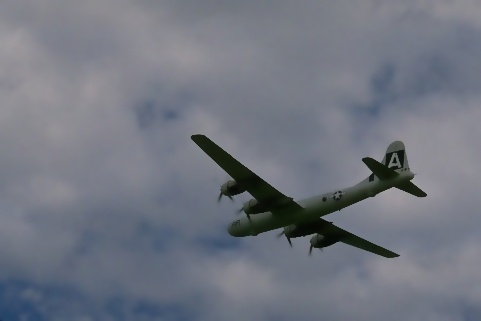
#> input picture 1.jpg, 481 x 321 px; its folder holds 4 pictures in this run
$ python addAndSub.py
#> lines starting #> are read from the running program, lines starting #| are printed output that depends on the picture
import cv2
from tkinter import filedialog, Tk

Tk().withdraw()

# Select two images
img1 = cv2.imread(filedialog.askopenfilename(title="Select First Image"))
#> the answer given: 1.jpg
#> img1 is the input picture: shape (321, 481, 3); mean B, G, R 128.7, 117.8, 113.3
img2 = cv2.imread(filedialog.askopenfilename(title="Select Second Image"))
#> the answer given: 5.jpg
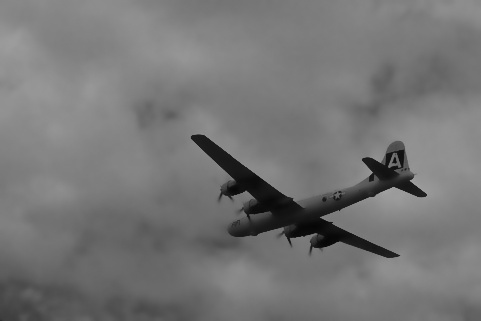
#> input picture 5.jpg, 481 x 321 px
#> img2 is the input picture: shape (321, 481, 3); min 3, max 164, mean 117.7

# Resize second image to match first image
img2 = cv2.resize(img2, (img1.shape[1], img1.shape[0]))

# Perform operations
add = cv2.add(img1, img2)
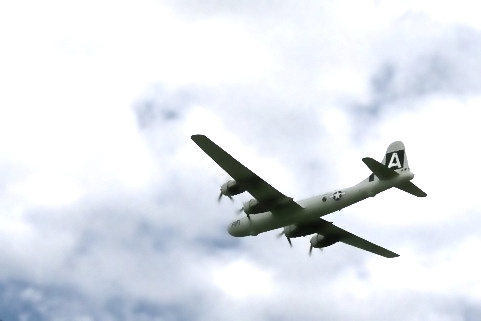
#> add: shape (321, 481, 3); mean B, G, R 236.1, 229.4, 225
sub = cv2.subtract(img1, img2)
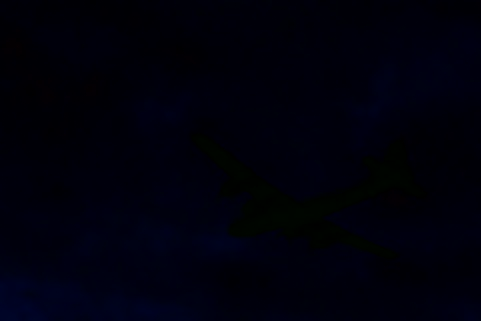
#> sub: shape (321, 481, 3); mean B, G, R 11.3, 0.5, 0

# Display results
cv2.imshow("Addition", add)
cv2.imshow("Subtraction", sub)

# Save Addition image
save_add = filedialog.asksaveasfilename(
    title="Save Addition Image",
    defaultextension=".jpg",
    filetypes=[("JPEG Image", "*.jpg"), ("PNG Image", "*.png")]
)
if save_add:
    cv2.imwrite(save_add, add)

# Save Subtraction image
save_sub = filedialog.asksaveasfilename(
    title="Save Subtraction Image",
    defaultextension=".jpg",
    filetypes=[("JPEG Image", "*.jpg"), ("PNG Image", "*.png")]
)
if save_sub:
    cv2.imwrite(save_sub, sub)

cv2.waitKey(0)
cv2.destroyAllWindows()
